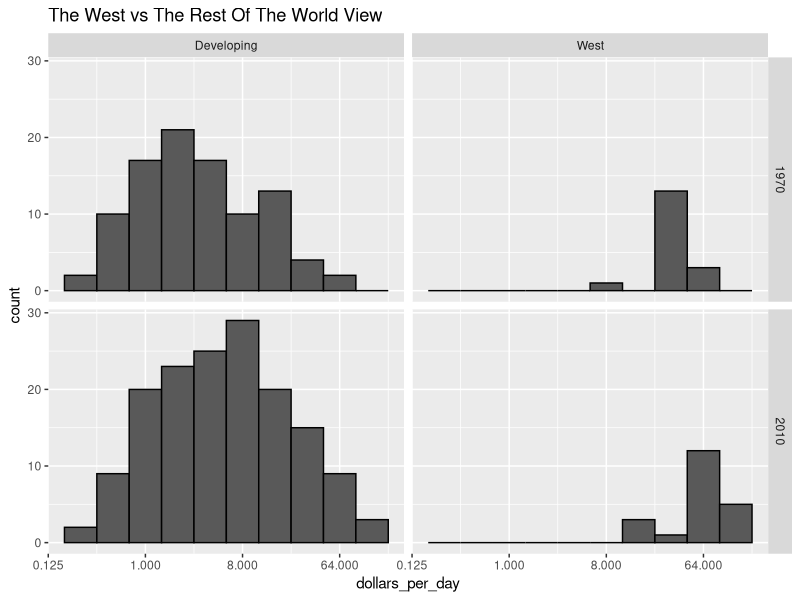

This chart was generated by the following R code:
library(tidyverse)
library(dslabs)
data("gapminder")
west<-c("Northern America","Northern Europe",
        "Western Europe","Australia and New Zealand")
gapminder%>%filter(year%in%c(1970,2010)&!is.na(gdp))%>%
  mutate(group=ifelse(region%in%west,"West","Developing"))%>%
  mutate(dollars_per_day=gdp/population/365)%>%
  ggplot(aes(dollars_per_day))+
  geom_histogram(binwidth=1,col="black")+
  scale_x_continuous(trans="log2")+
  facet_grid(year~group)+
  ggtitle("The West vs The Rest Of The World View")
